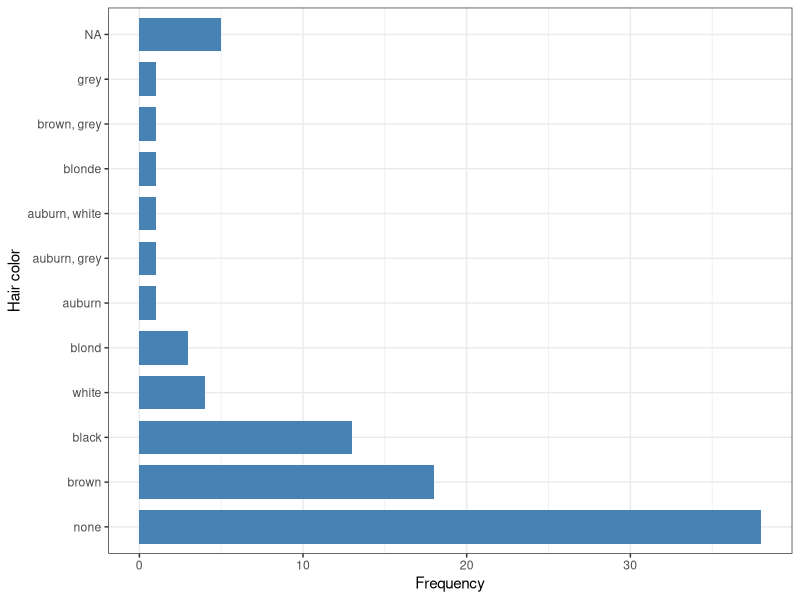
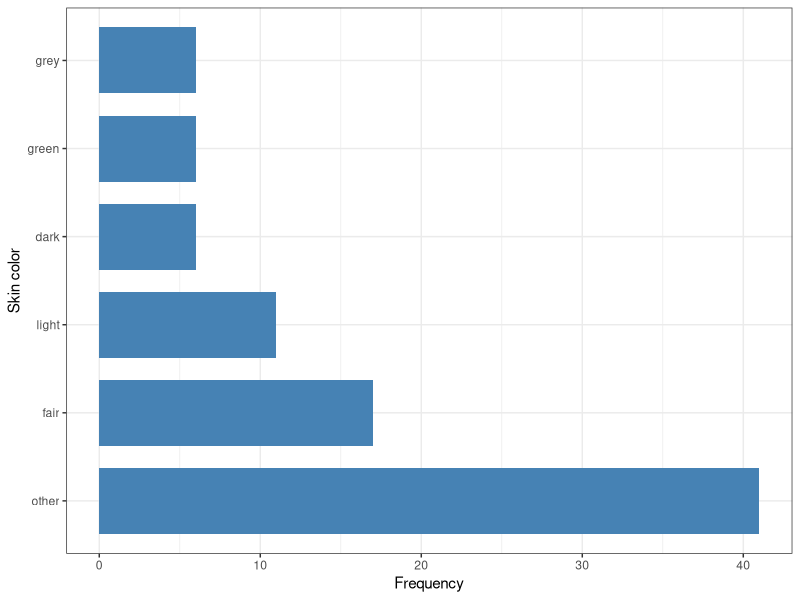
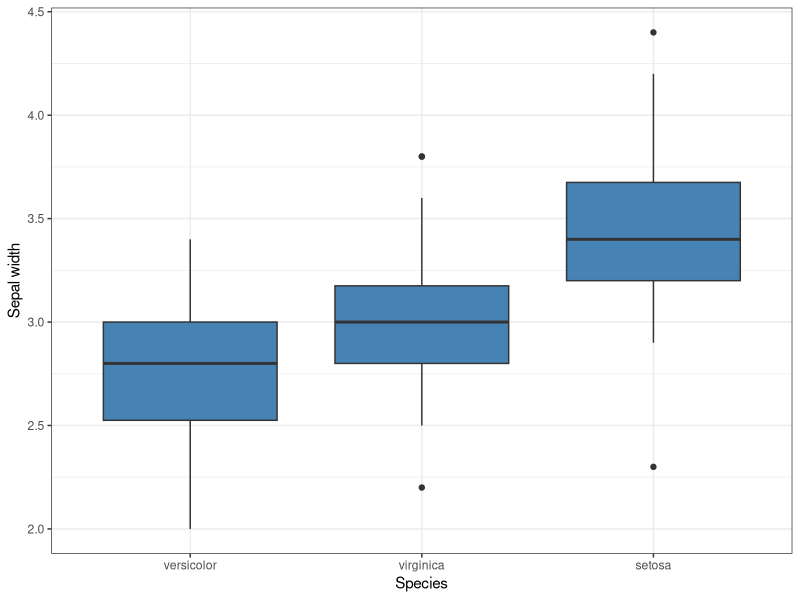

The R script that drew these images, in order:
## ---- chunk 1
# install.packages('forcats')
library(forcats); library(tidyverse)
## ---- chunk 2
fct_expand(factor(c("a", "b"), levels = c("a", "b")), "c")

fct_drop(factor(c("a", "b"), levels = c("a", "b", "c")))

fct_rev(factor(c("a", "b", "c"), levels = c("a", "b", "c")))
## ---- chunk 3
ggplot(starwars, aes(y = fct_infreq(hair_color))) + 
  geom_bar(fill = "steelblue", width = 0.75) + 
  labs(x = "Frequency", y = "Hair color") + 
  theme_bw()
## ---- chunk 4
ggplot(starwars, aes(y = fct_infreq(fct_lump(skin_color, n = 5, other_level = "other")))) + 
  geom_bar(fill = "steelblue", width = 0.75) + 
  labs(x = "Frequency", y = "Skin color") + 
  theme_bw()
## ---- chunk 5
ggplot(iris, aes(x = fct_reorder(Species, Sepal.Width), y = Sepal.Width)) +
  geom_boxplot(fill = "steelblue", width = 0.75) + 
  labs(x = "Species", y = "Sepal width") +
  theme_bw()
